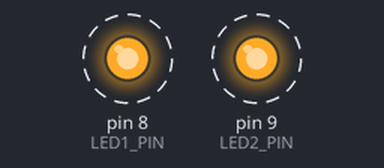
Bench run of a sketch on a simulated Arduino Uno, built with avr-gcc and run on an emulated ATmega328P. On the bench: output pins drawn as LEDs (lit = HIGH). Dashed ring = blinking.

Above: at 0.15 s.
Timing chart, 0 to 3.0 s (numbered marks = the images above):
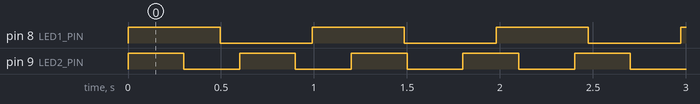

Measured:
- by itself, pin 8 (LED1_PIN): alternates HIGH for 0.50 s and LOW for 0.50 s
- by itself, pin 9 (LED2_PIN): alternates HIGH for 0.30 s and LOW for 0.30 s

The sketch:

arduino_RTOS.ino
```cpp
#include <Arduino_FreeRTOS.h>

const int LED1_PIN = 8;
const int LED2_PIN = 9;

void TaskBlinkLED1(void *pvParameters);
void TaskBlinkLED2(void *pvParameters);

void setup() {
  pinMode(LED1_PIN, OUTPUT);
  pinMode(LED2_PIN, OUTPUT);

  xTaskCreate(
    TaskBlinkLED1,
    "Blink LED1",
    128,
    NULL,
    1,
    NULL
  );

  xTaskCreate(
    TaskBlinkLED2,
    "Blink LED2",
    128,
    NULL,
    1,
    NULL
  );
}

void loop() {

}


void TaskBlinkLED1(void *pvParameters) {
  (void) pvParameters;
  for (;;) {
    digitalWrite(LED1_PIN, HIGH);
    vTaskDelay(500 / portTICK_PERIOD_MS);
    digitalWrite(LED1_PIN, LOW);
    vTaskDelay(500 / portTICK_PERIOD_MS);
  }
}


void TaskBlinkLED2(void *pvParameters) {
  (void) pvParameters;
  for (;;) {
    digitalWrite(LED2_PIN, HIGH);
    vTaskDelay(300 / portTICK_PERIOD_MS);
    digitalWrite(LED2_PIN, LOW);
    vTaskDelay(300 / portTICK_PERIOD_MS);
  }
}
```
